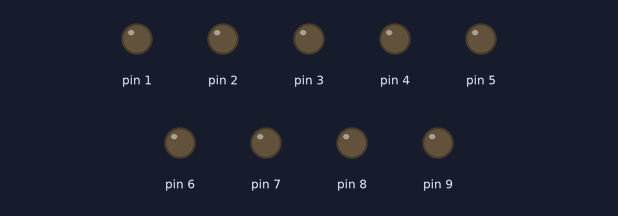
A sketch run on a simulated Arduino Uno, built with avr-gcc and run on an emulated ATmega328P. Parts: output pins drawn as LEDs (lit = HIGH).

Above: at 0.05 s.
At 0.55 s:
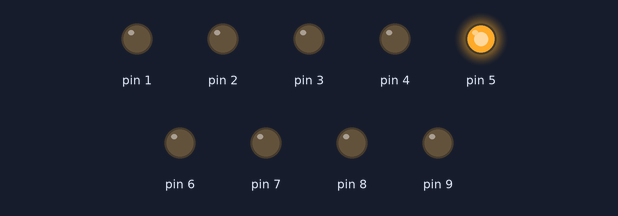
At 0.95 s:
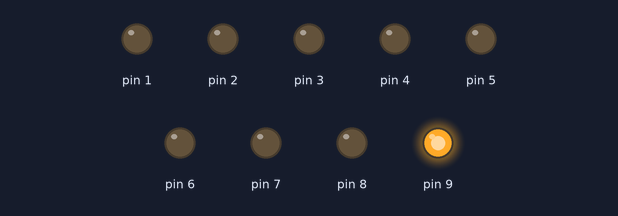
At 1.95 s:
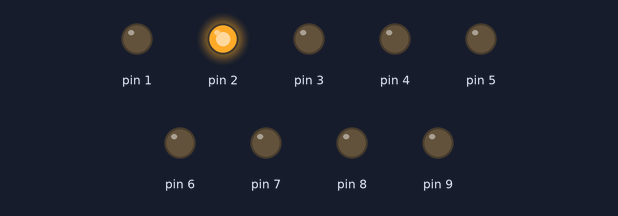
At 2.85 s:
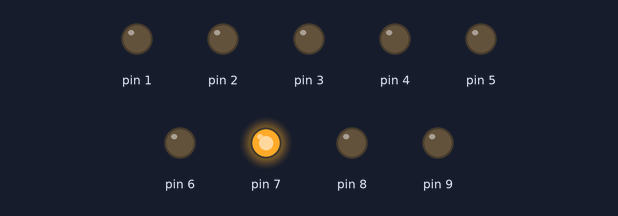
At 3.85 s:
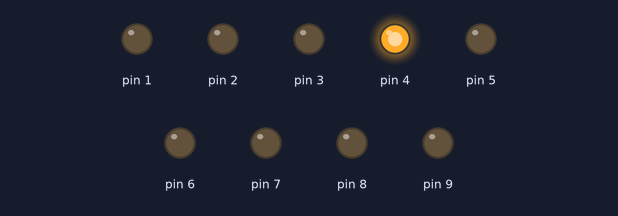
Timing chart, 0 to 4.2 s (numbered marks = the images above):
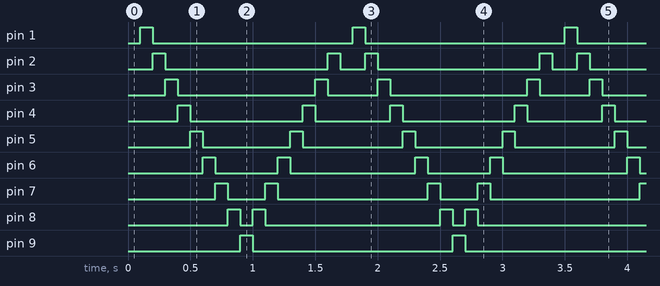

The sketch:

perif_ricos_usal_3_ing_infor_sesi_n_2_b2c1.ino
```cpp
// C++ code
//https://github.com/GeneralLyric5
void setup()
{
  pinMode(1, OUTPUT);
  pinMode(2, OUTPUT);
  pinMode(3, OUTPUT);
  pinMode(4, OUTPUT);
  pinMode(5, OUTPUT);
  pinMode(6, OUTPUT);
  pinMode(7, OUTPUT);
  pinMode(8, OUTPUT);
  pinMode(9, OUTPUT);
}

void loop()
{
  for(int i = 0; i<9; i++){
  	digitalWrite(i, HIGH);
    delay(100);
    digitalWrite(i, LOW);
  }
  for(int i = 9; i>1; i--){
  	digitalWrite(i, HIGH);
    delay(100);
    digitalWrite(i, LOW);
  }
}
```

Measured:
- by itself, pin 1, pin 9: alternates HIGH for 0.10 s and LOW for 1.6 s
- by itself, pin 2: repeats every 1.7 s: LOW 1.3 s, HIGH 0.10 s, LOW 0.20 s, HIGH 0.10 s
- by itself, pin 3: repeats every 1.7 s: LOW 1.1 s, HIGH 0.10 s, LOW 0.40 s, HIGH 0.10 s
- by itself, pin 4: repeats every 1.7 s: LOW 0.90 s, HIGH 0.10 s, LOW 0.60 s, HIGH 0.10 s
- by itself, pin 5: alternates HIGH for 0.10 s and LOW for 0.75 s
- by itself, pin 6: repeats every 1.7 s: LOW 0.50 s, HIGH 0.10 s, LOW 1.0 s, HIGH 0.10 s
- by itself, pin 7: repeats every 1.7 s: LOW 0.30 s, HIGH 0.10 s, LOW 1.2 s, HIGH 0.10 s
- by itself, pin 8: repeats every 1.7 s: LOW 0.10 s, HIGH 0.10 s, LOW 1.4 s, HIGH 0.10 s
